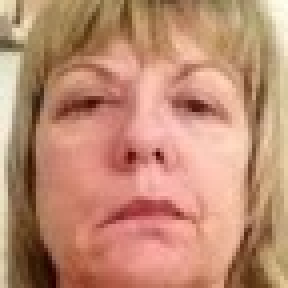
#> input picture Dataset_faces/Con_paralisis/image104.jpg, 72 x 72 px, found by its file name (shown 4 times larger); its folder holds only this picture in this run
$ python app.py
#> lines starting #> are read from the running program, lines starting #| are printed output that depends on the picture
import cv2
import os
import numpy as np

dataPath = "C:/Users/GABRIELA/OneDrive/Documents/GitHub/facialuxV1/Dataset_faces"
dir_list = os.listdir(dataPath)
print("Lista archivos:", dir_list)

labels = []
facesData = []
label = 0
for name_dir in dir_list:
    dir_path = dataPath + "/" + name_dir

    for file_name in os.listdir(dir_path):
        image_path = dir_path + "/" + file_name
        print(image_path)
        image = cv2.imread(image_path, 0)
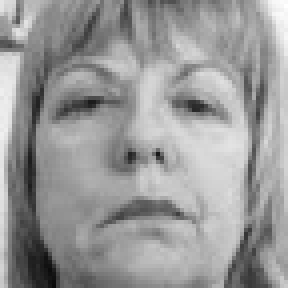
#> image: shape (72, 72) (shown 4 times larger); min 10, max 255, mean 152.6
        cv2.imshow("Image", image)
        cv2.waitKey(10)
        facesData.append(image)
        labels.append(label)
    label += 1
#> pass 2 of the loop `for name_dir in dir_list:`:
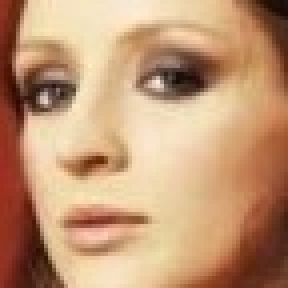
#> input picture Dataset_faces/Sin_paralisis/image1.jpg, 72 x 72 px, found by its file name (shown 4 times larger)
#> `image = cv2.imread(image_path, 0)`:
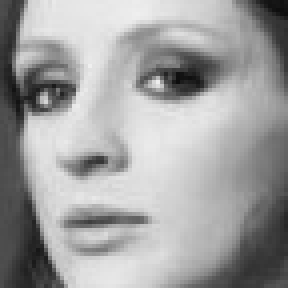
#> image: shape (72, 72) (shown 4 times larger); min 13, max 239, mean 160.2
print("Etiqueta 0: ", np.count_nonzero(np.array(labels) == 0))
print("Etiqueta 1: ", np.count_nonzero(np.array(labels) == 1))

# LBPH FaceRecognizer
face_mask = cv2.face.LBPHFaceRecognizer_create()
# Entrenamiento
print("Entrenando...")
face_mask.train(facesData, np.array(labels))
# Almacenar modelo
face_mask.write("face_model.xml")
print("Modelo almacenado")
